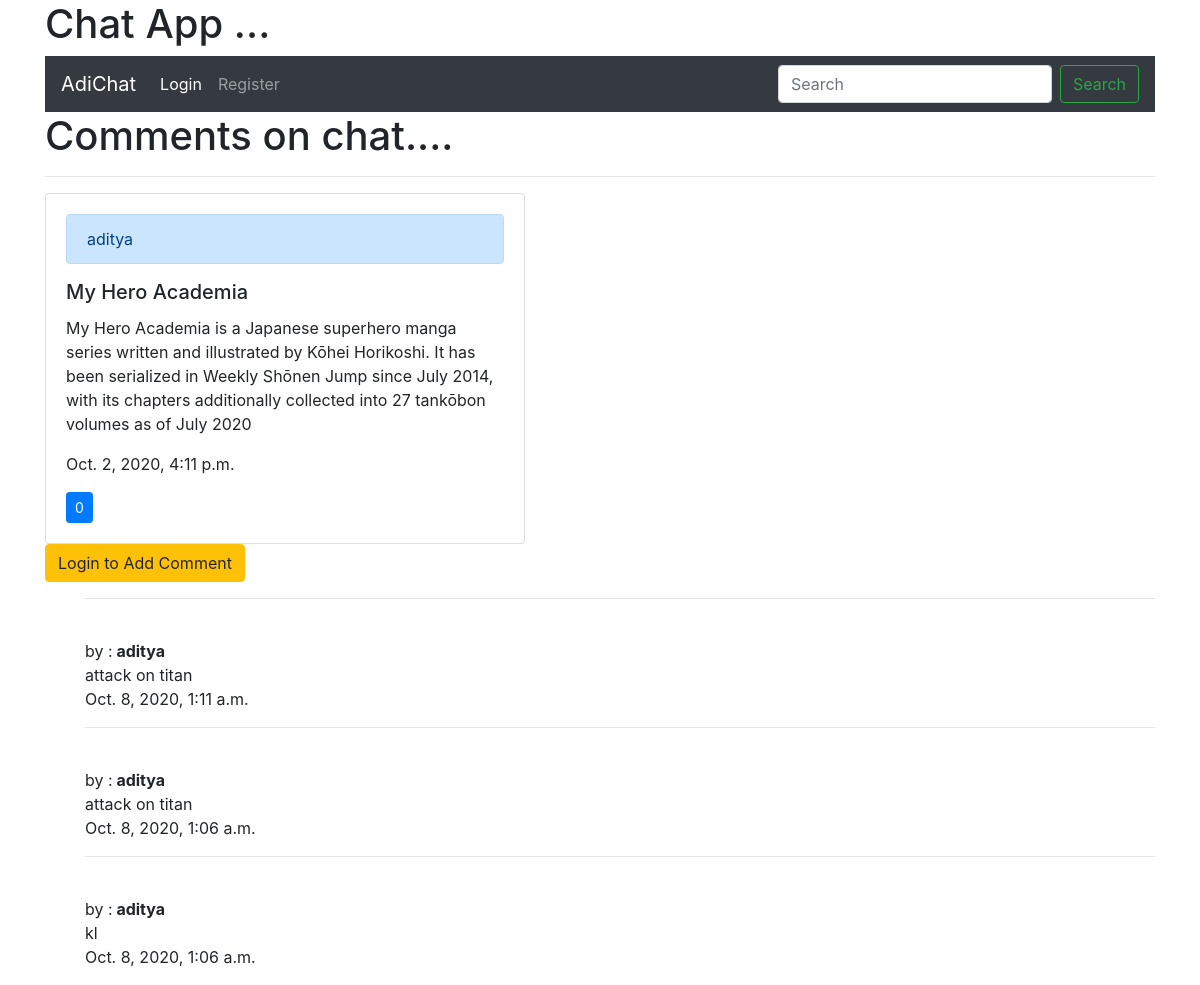
/chat/8/, run on an earlier commit of the app's database.
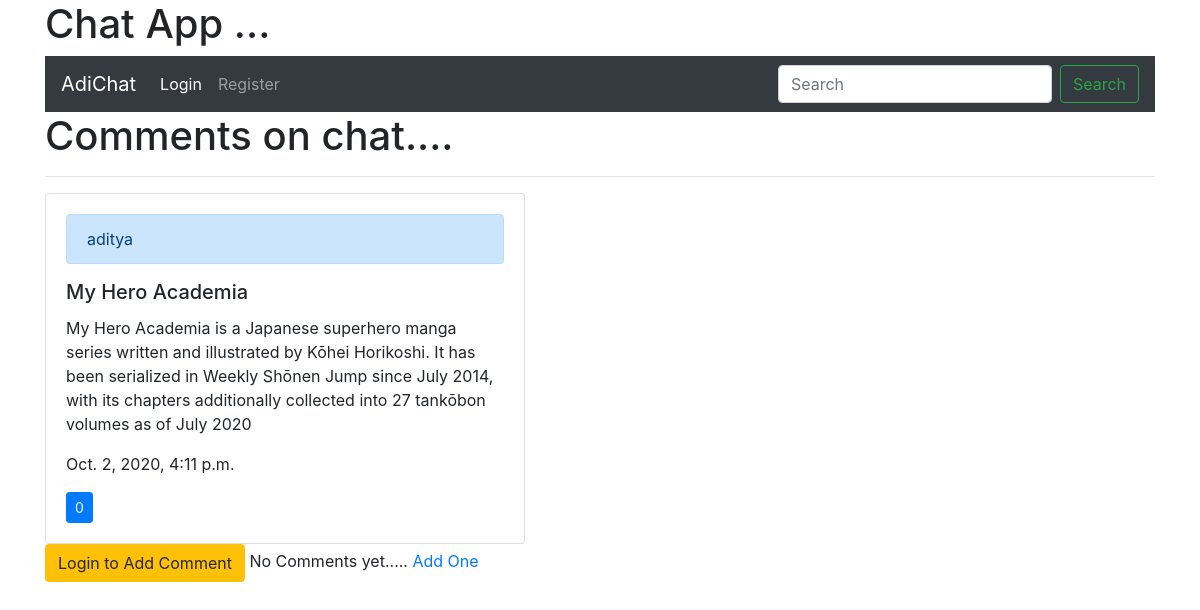
And on a later commit of the database.
### chat/models.py (models this page shows, shortened)
class Full_chat(models.Model):
    user = models.ForeignKey(User, on_delete=models.CASCADE , null= True  )
    likes = models.ManyToManyField(User, related_name="tweet_user" , blank=True )
    content = models.TextField()
    follow = models.ManyToManyField(User, related_name="tweet_follow" , blank=True )
    message = models.TextField( null= True)
    images = models.ImageField(null=True , blank= True ,upload_to = "images/" )
    pub_date = models.DateTimeField(auto_now=False, auto_now_add=True, null=True)
    def total_likes(self):
        return self.likes.count()

class Comment(models.Model):
    chat = models.ForeignKey(Full_chat ,related_name="comments", on_delete= models.CASCADE)
    comment = models.TextField(null=True, blank=True)
    pub_date = models.DateTimeField(auto_now=False, auto_now_add=True, null=True)

### chat/views.py (the view)
# urls.py: path("chat/<int:pk>/", views.comment_view, name='comment_view'),
def comment_view(request, pk) :
    form = CommentForm()
    chat_comment = Full_chat.objects.get(id= pk)
    total = chat_comment.total_likes()
    comment = chat_comment.comments.all()
    form.instance.user = request.user
    if request.method == 'POST':
        form = CommentForm(request.POST, request.FILES)
    if form.is_valid():
        obj = form.save(commit=False)
        obj.chat = Full_chat.objects.get(id= pk) or None
        obj.save()
    context = {'chat_comment': chat_comment ,
               'comment': comment[::-1] ,
               'total_likes': total ,
               'form':form ,
               }
    return render(request, 'accounts/front_page.html' ,context)

### chat/forms.py
class CommentForm(ModelForm):
    comment =  forms.CharField(label='', widget=forms.TextInput(attrs={"placeholder": "Write your comment "}))
    class Meta:
        model = Comment
        fields = [
            'comment' ,]

### templates/accounts/front_page.html (shortened to what this page needs)
{% extends 'chat/base.html'%}
{% block content %}
<div class="container nav-wrapper">
<h1>Comments on chat....</h1>
<hr>
 <div class="card" style="width: 30rem;">
              <div class="card-body">
                  <div class="alert alert-primary" role="alert">
                    {{ chat_comment.user.username}}
                 </div>
                <h5 class="card-title">{{ chat_comment.content }}  </h5>
                <p class="card-text">{{ chat_comment.message}}</p>
                  <p class="card-text">{{ chat_comment.pub_date}}  </p>
                  <form action="/like_chat/{{chat.pk}}/" method="post">
                      <button type="submit" , name="post_id" , value="{{ post.id }}" , class="btn btn-primary btn-sm">
                     {{ chat_comment.total_likes}}  </button>
                  </form>
                     </div>
            </div>
 {% if user.is_authenticated %}
<div class="form-group">
    <form action="" method = "POST">
        {% csrf_token %}
        {{ form.as_p }}
        <button class="btn btn-secondary">Add Comment</button>
    </form>
</div>
{% else %}
                 <a class="btn btn-warning" data-toggle="collapse" href="/accounts/login/" role="button" aria-expanded="false" aria-controls="/accounts/login/">
                  Login to Add Comment
                   </a>
          {% endif %}
 {% if not comment %}
           No Comments yet..... <a href="#">Add One</a>
{% else %}
    <ol>
    {% for comment in comment %}
        <hr>
        <br>
           by :<strong>
               {{ comment.chat.user.username }} <br>
           </strong>
           {{ comment.comment }} <br>
           {{ comment.pub_date }}
                   {% endfor %}
     </ol>
                    {% endif %}
             </div>
{% endblock content %}

### templates/chat/base.html (shortened to what this page needs)
<!DOCTYPE html>
{% load static %}
<html lang="en">
<html>
    <head>
        <link rel="stylesheet" href="https://cdn.jsdelivr.net/npm/bootstrap@4.5.3/dist/css/bootstrap.min.css">
    </head>
<body>
        {% load static %}
         <div class="container nav-wrapper">
    <header>
             <h1>Chat App ...</h1>
     </header>
                   {% if user.is_authenticated %}
                        <nav class="navbar navbar-expand-lg navbar navbar-dark bg-dark">
                          <a class="navbar-brand" href="/chat/">AdiChat</a>
                           <button class="navbar-toggler" type="button" data-toggle="collapse" data-target="#navbarSupportedContent" aria-controls="navbarSupportedContent" aria-expanded="false" aria-label="Toggle navigation">
                                 <span class="navbar-toggler-icon"></span>
                                </button>
                                <div class="collapse navbar-collapse" id="navbarSupportedContent">
                            <ul class="navbar-nav mr-auto">
                              <li class="nav-item active">
                                <a class="nav-link active" href="#">Hello, {{ user.first_name }}</a>
                              </li>
                              <li class="nav-item">
                                <a class="nav-link" href="/accounts/logout/">Logout</a>
                              </li>
                                <li class="nav-item">
                                <a class="nav-link" href="/user_post/?username={{ user.first_name }}">Your Post</a>
                              </li>
                            </ul>
                            <form class="form-inline my-2 my-lg-0" action="" method="post">
                             {% csrf_token %}
                              <input class="form-control mr-sm-2" type="text" name="q" value="{{ request.GET.q }}" placeholder="Search" aria-label="Search">
                              <button class="btn btn-outline-success my-2 my-sm-0" type="submit">Search</button>
                            </form>
                          </div>
                        </nav>
                         </div>
                   {% else %}
                         <nav class="navbar navbar-expand-lg navbar navbar-dark bg-dark">
                          <a class="navbar-brand" href="/chat/">AdiChat</a>
                                <div class="collapse navbar-collapse" id="navbarSupportedContent">
                            <ul class="navbar-nav mr-auto">
                              <li class="nav-item active">
                                <a class="nav-link active" href="/accounts/login/">Login </a>
                              </li>
                              <li class="nav-item">
                                <a class="nav-link" href="/accounts/register/"> Register </a>
                              </li>
                            </ul>
                            <form class="form-inline my-2 my-lg-0">
                              <input class="form-control mr-sm-2" type="search" placeholder="Search" aria-label="Search">
                              <button class="btn btn-outline-success my-2 my-sm-0" type="submit">Search</button>
                            </form>
                          </div>
                        </nav>
                         </div>
                        {% endif %}
{% block content %}
 {% endblock content %}
</body>
</html>

What changed in the data, as far as the page shows it:
removed Comment: chat.user.username "aditya", comment "attack on titan", pub_date "Oct. 8, 2020, 1:11 a.m."
removed Comment: chat.user.username "aditya", comment "attack on titan", pub_date "Oct. 8, 2020, 1:06 a.m."
removed Comment: chat.user.username "aditya", comment "kl", pub_date "Oct. 8, 2020, 1:06 a.m."
Also different on the page:
text now shown: "No Comments yet..... Add One"
